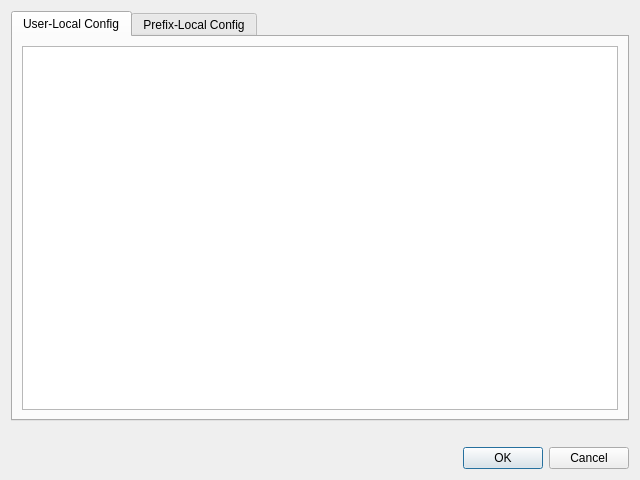
<?xml version="1.0" encoding="UTF-8"?>
<ui version="4.0">
 <class>RunningConfigDialog</class>
 <widget class="QDialog" name="RunningConfigDialog">
  <property name="geometry">
   <rect>
    <x>0</x>
    <y>0</y>
    <width>640</width>
    <height>480</height>
   </rect>
  </property>
  <property name="focusPolicy">
   <enum>Qt::TabFocus</enum>
  </property>
  <property name="windowTitle">
   <string>Running Config</string>
  </property>
  <layout class="QVBoxLayout" name="verticalLayout">
   <item>
    <widget class="QTabWidget" name="tabWidget">
     <property name="focusPolicy">
      <enum>Qt::TabFocus</enum>
     </property>
     <property name="contextMenuPolicy">
      <enum>Qt::NoContextMenu</enum>
     </property>
     <property name="layoutDirection">
      <enum>Qt::LeftToRight</enum>
     </property>
     <property name="autoFillBackground">
      <bool>false</bool>
     </property>
     <property name="styleSheet">
      <string notr="true">QTabBar::tab{
  min-width: 10ex;
  padding: 2px;
  margin-right: 20px;
  margin-left: 10px;
  padding-right: 20px;
  padding-left: 20px;
  padding-top: -4px;
  focus{border:none;}
}
QTabBar::tab:selected {
  border-bottom : 2.3px solid;
  border-bottom-color: rgb(69, 140, 214);
}

QTabBar::tab:!selected {
  border-bottom: 2.3px solid; /* make non-selected tabs look smaller */
  border-bottom-color: rgb(135, 135, 134);   
}

QTabBar:tab:focus {
  outline: none;
}</string>
     </property>
     <property name="currentIndex">
      <number>0</number>
     </property>
     <widget class="QWidget" name="tab">
      <attribute name="title">
       <string>User-Local Config</string>
      </attribute>
      <layout class="QVBoxLayout" name="verticalLayout_2">
       <item>
        <widget class="QTextEdit" name="textEdit">
         <property name="focusPolicy">
          <enum>Qt::TabFocus</enum>
         </property>
         <property name="contextMenuPolicy">
          <enum>Qt::NoContextMenu</enum>
         </property>
         <property name="styleSheet">
          <string notr="true"/>
         </property>
         <property name="tabChangesFocus">
          <bool>true</bool>
         </property>
         <property name="readOnly">
          <bool>true</bool>
         </property>
         <property name="html">
          <string>&lt;!DOCTYPE HTML PUBLIC &quot;-//W3C//DTD HTML 4.0//EN&quot; &quot;http://www.w3.org/TR/REC-html40/strict.dtd&quot;&gt;
&lt;html&gt;&lt;head&gt;&lt;meta name=&quot;qrichtext&quot; content=&quot;1&quot; /&gt;&lt;style type=&quot;text/css&quot;&gt;
p, li { white-space: pre-wrap; }
&lt;/style&gt;&lt;/head&gt;&lt;body style=&quot; font-family:'Cantarell'; font-size:11pt; font-weight:400; font-style:normal;&quot;&gt;
&lt;p style=&quot;-qt-paragraph-type:empty; margin-top:0px; margin-bottom:0px; margin-left:0px; margin-right:0px; -qt-block-indent:0; text-indent:0px;&quot;&gt;&lt;br /&gt;&lt;/p&gt;&lt;/body&gt;&lt;/html&gt;</string>
         </property>
         <property name="textInteractionFlags">
          <set>Qt::TextSelectableByMouse</set>
         </property>
        </widget>
       </item>
      </layout>
     </widget>
     <widget class="QWidget" name="tab_2">
      <attribute name="title">
       <string>Prefix-Local Config</string>
      </attribute>
      <layout class="QVBoxLayout" name="verticalLayout_3">
       <item>
        <widget class="QTextEdit" name="textEdit_2">
         <property name="focusPolicy">
          <enum>Qt::TabFocus</enum>
         </property>
         <property name="html">
          <string>&lt;!DOCTYPE HTML PUBLIC &quot;-//W3C//DTD HTML 4.0//EN&quot; &quot;http://www.w3.org/TR/REC-html40/strict.dtd&quot;&gt;
&lt;html&gt;&lt;head&gt;&lt;meta name=&quot;qrichtext&quot; content=&quot;1&quot; /&gt;&lt;style type=&quot;text/css&quot;&gt;
p, li { white-space: pre-wrap; }
&lt;/style&gt;&lt;/head&gt;&lt;body style=&quot; font-family:'Cantarell'; font-size:11pt; font-weight:400; font-style:normal;&quot;&gt;
&lt;p style=&quot;-qt-paragraph-type:empty; margin-top:0px; margin-bottom:0px; margin-left:0px; margin-right:0px; -qt-block-indent:0; text-indent:0px;&quot;&gt;&lt;br /&gt;&lt;/p&gt;&lt;/body&gt;&lt;/html&gt;</string>
         </property>
        </widget>
       </item>
      </layout>
     </widget>
    </widget>
   </item>
   <item>
    <widget class="QLabel" name="label">
     <property name="text">
      <string/>
     </property>
     <property name="pixmap">
      <pixmap resource="../myicons.qrc">:/noprefix/images/config.png</pixmap>
     </property>
    </widget>
   </item>
   <item>
    <widget class="QDialogButtonBox" name="buttonBox">
     <property name="orientation">
      <enum>Qt::Horizontal</enum>
     </property>
     <property name="standardButtons">
      <set>QDialogButtonBox::Cancel|QDialogButtonBox::Ok</set>
     </property>
    </widget>
   </item>
  </layout>
 </widget>
 <resources>
  <include location="../myicons.qrc"/>
 </resources>
 <connections>
  <connection>
   <sender>buttonBox</sender>
   <signal>accepted()</signal>
   <receiver>RunningConfigDialog</receiver>
   <slot>accept()</slot>
   <hints>
    <hint type="sourcelabel">
     <x>248</x>
     <y>254</y>
    </hint>
    <hint type="destinationlabel">
     <x>157</x>
     <y>274</y>
    </hint>
   </hints>
  </connection>
  <connection>
   <sender>buttonBox</sender>
   <signal>rejected()</signal>
   <receiver>RunningConfigDialog</receiver>
   <slot>reject()</slot>
   <hints>
    <hint type="sourcelabel">
     <x>316</x>
     <y>260</y>
    </hint>
    <hint type="destinationlabel">
     <x>286</x>
     <y>274</y>
    </hint>
   </hints>
  </connection>
 </connections>
</ui>
